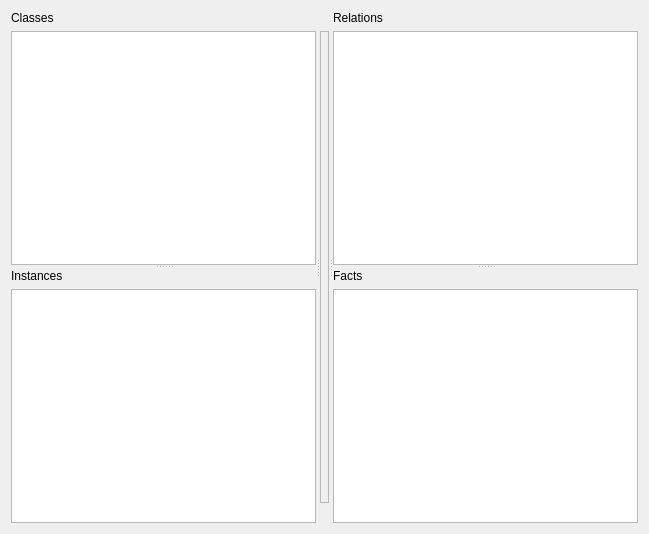
<?xml version="1.0" encoding="UTF-8"?>
<ui version="4.0">
 <class>CommonConceptGraphViewer</class>
 <widget class="QWidget" name="CommonConceptGraphViewer">
  <property name="geometry">
   <rect>
    <x>0</x>
    <y>0</y>
    <width>649</width>
    <height>534</height>
   </rect>
  </property>
  <property name="windowTitle">
   <string>Common Concept Graph</string>
  </property>
  <layout class="QVBoxLayout" name="verticalLayout_6">
   <item>
    <widget class="QSplitter" name="splitter_3">
     <property name="orientation">
      <enum>Qt::Horizontal</enum>
     </property>
     <widget class="QSplitter" name="splitter">
      <property name="orientation">
       <enum>Qt::Vertical</enum>
      </property>
      <widget class="QWidget" name="">
       <layout class="QVBoxLayout" name="verticalLayout_3">
        <item>
         <widget class="QLabel" name="header1">
          <property name="text">
           <string>Classes</string>
          </property>
         </widget>
        </item>
        <item>
         <widget class="QListWidget" name="classListWidget"/>
        </item>
       </layout>
      </widget>
      <widget class="QWidget" name="">
       <layout class="QVBoxLayout" name="verticalLayout_2">
        <item>
         <widget class="QLabel" name="header2">
          <property name="text">
           <string>Instances</string>
          </property>
         </widget>
        </item>
        <item>
         <widget class="QListWidget" name="instanceListWidget"/>
        </item>
       </layout>
      </widget>
     </widget>
     <widget class="QWidget" name="">
      <layout class="QVBoxLayout" name="verticalLayout">
       <item>
        <widget class="QLabel" name="statsLabel">
         <property name="text">
          <string>&lt;Stats&gt;</string>
         </property>
        </widget>
       </item>
       <item>
        <widget class="QFrame" name="View">
         <property name="sizePolicy">
          <sizepolicy hsizetype="Expanding" vsizetype="Expanding">
           <horstretch>0</horstretch>
           <verstretch>0</verstretch>
          </sizepolicy>
         </property>
         <property name="frameShape">
          <enum>QFrame::StyledPanel</enum>
         </property>
         <property name="frameShadow">
          <enum>QFrame::Raised</enum>
         </property>
        </widget>
       </item>
       <item>
        <widget class="QLabel" name="usageLabel">
         <property name="text">
          <string>&lt;Usage&gt;</string>
         </property>
        </widget>
       </item>
      </layout>
     </widget>
     <widget class="QSplitter" name="splitter_2">
      <property name="orientation">
       <enum>Qt::Vertical</enum>
      </property>
      <widget class="QWidget" name="">
       <layout class="QVBoxLayout" name="verticalLayout_4">
        <item>
         <widget class="QLabel" name="header3">
          <property name="text">
           <string>Relations</string>
          </property>
         </widget>
        </item>
        <item>
         <widget class="QListWidget" name="relationListWidget"/>
        </item>
       </layout>
      </widget>
      <widget class="QWidget" name="">
       <layout class="QVBoxLayout" name="verticalLayout_5">
        <item>
         <widget class="QLabel" name="header4">
          <property name="text">
           <string>Facts</string>
          </property>
         </widget>
        </item>
        <item>
         <widget class="QListWidget" name="factListWidget"/>
        </item>
       </layout>
      </widget>
     </widget>
    </widget>
   </item>
  </layout>
 </widget>
 <resources/>
 <connections/>
</ui>
